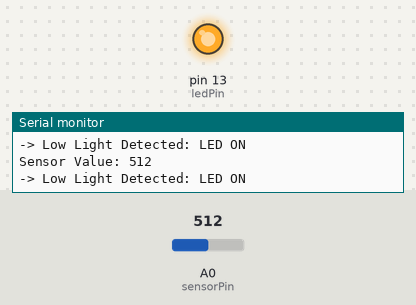
The sketch below on a simulated Arduino Uno, built with avr-gcc and run on an emulated ATmega328P. Parts: output pins drawn as LEDs (lit = HIGH), the last lines printed to the serial monitor. The test bench sets the inputs (shaded band); at power-on: A0 (sensorPin) = 512.

Above: at 1.2 s.
1.3 s: A0 (sensorPin) set to 489
At 2.1 s:
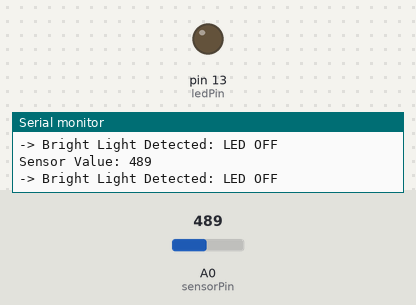
2.8 s: A0 (sensorPin) set to 510
At 3.6 s:
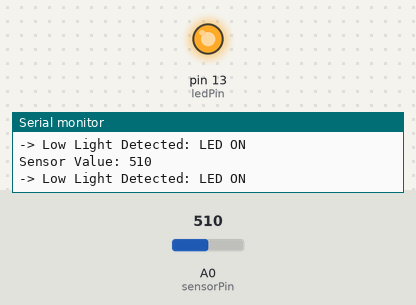
4.3 s: A0 (sensorPin) set to 0
At 5.0 s:
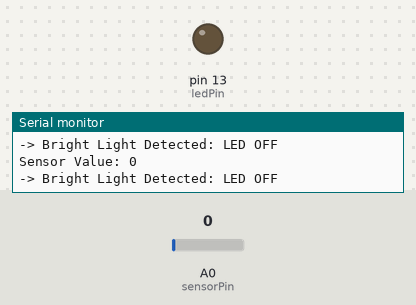
Timing chart, 0 to 7.3 s (numbered marks = the images above; inputs shaded):
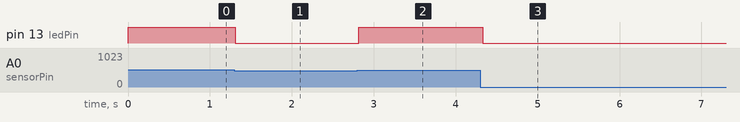

Measured:
- the behaviour switches between 501 and 500 on A0 (sensorPin) (found by bisection; images 0 and 1)
- after the input at 1.3 s, pin 13 (ledPin): HIGH → LOW at once
- after the input at 2.8 s, pin 13 (ledPin): LOW → HIGH at once
- after the input at 4.3 s, pin 13 (ledPin): HIGH → LOW at once

The sketch:

Temoerature_Sensor.ino
```cpp
// Pin Definitions
const int sensorPin = A0;      // Analog pin jekhane LDR/Phototransistor connect kora ache
const int ledPin = 13;         // Digital pin jekhane LED connect kora ache (chobi onujayi dhora holo)

// Threshold Value
// Ei maan LDR er value-r upor nirbhor kore, jeta alo/andhokar-e change hoy
// Apnar LDR set-up-e andhokar hole value beshi hobe (jodi voltage divider-er configuration thik thake).
// Apni Tinkercad-e Serial Monitor use kore ashol maan peye adjust korte paren.
const int lightThreshold = 500;

// Variables
int sensorValue = 0; // Sensor theke pora analog maan rakhar jonno

void setup() {
  // LED pin ke output hishebe set kora holo
  pinMode(ledPin, OUTPUT);

  // Serial communication start kora holo debugging er jonno
  Serial.begin(9600);
}

void loop() {
  // Sensor pin theke analog value pora holo (0 theke 1023 er modhye)
  sensorValue = analogRead(sensorPin);

  // Serial Monitor-e maan print kora holo
  Serial.print("Sensor Value: ");
  Serial.println(sensorValue);

  // Logic: Jodi sensor value threshold er theke beshi hoy (kom alo/andhokar), tahole LED jole uthbe
  if (sensorValue > lightThreshold) {
    // LED ON
    digitalWrite(ledPin, HIGH);
    Serial.println("-> Low Light Detected: LED ON");
  } else {
    // LED OFF
    digitalWrite(ledPin, LOW);
    Serial.println("-> Bright Light Detected: LED OFF");
  }

  // 100 milliseconds wait kora holo poroborti reading er jonno
  delay(100);
}
```
